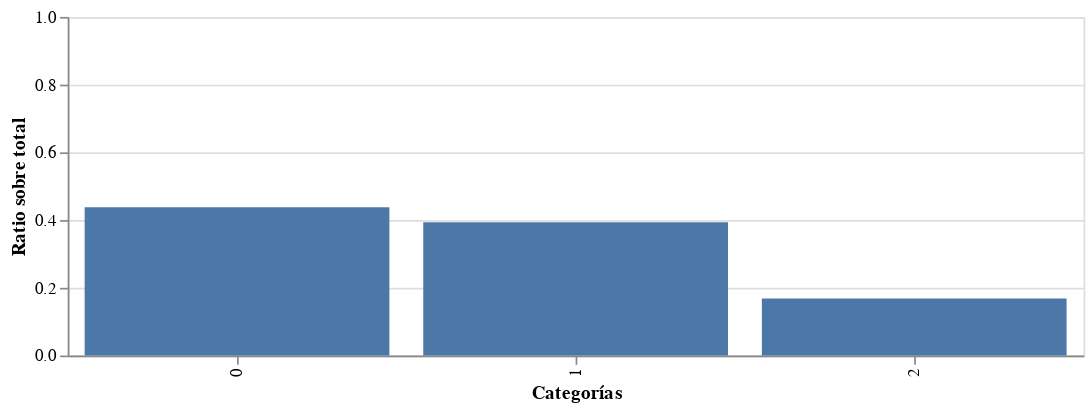

Notebook code cell kept with this figure:
### Code cell
countsPre = preDateDf['label'].value_counts(normalize=True).reset_index()
countsPre.columns = ['target', 'ratio']

alt.Chart(countsPre).mark_bar().encode(
    x=alt.X('target:N', title='Categorías'),
    y=alt.Y('ratio:Q', scale=alt.Scale(domain=(0, 1)), title='Ratio sobre total'),
    tooltip=['target', 'ratio']
).properties(width=600, height=200)

### Figure 1 — Vega-Lite specification as saved in the notebook (floating-point values rounded to 4 significant figures)
{"config": {"view": {"continuousWidth": 400, "continuousHeight": 300}}, "data": {"name": "data-3fefc6603aed58c9c380fe3ad63e41ac"}, "mark": "bar", "encoding": {"tooltip": [{"field": "target", "type": "nominal"}, {"field": "ratio", "type": "quantitative"}], "x": {"field": "target", "title": "Categorías", "type": "nominal"}, "y": {"field": "ratio", "scale": {"domain": [0, 1]}, "title": "Ratio sobre total", "type": "quantitative"}}, "height": 200, "width": 600, "$schema": "https://vega.github.io/schema/vega-lite/v4.17.0.json", "datasets": {"data-3fefc6603aed58c9c380fe3ad63e41ac": [{"target": "0", "ratio": 0.4381}, {"target": "1", "ratio": 0.3934}, {"target": "2", "ratio": 0.1684}]}}
